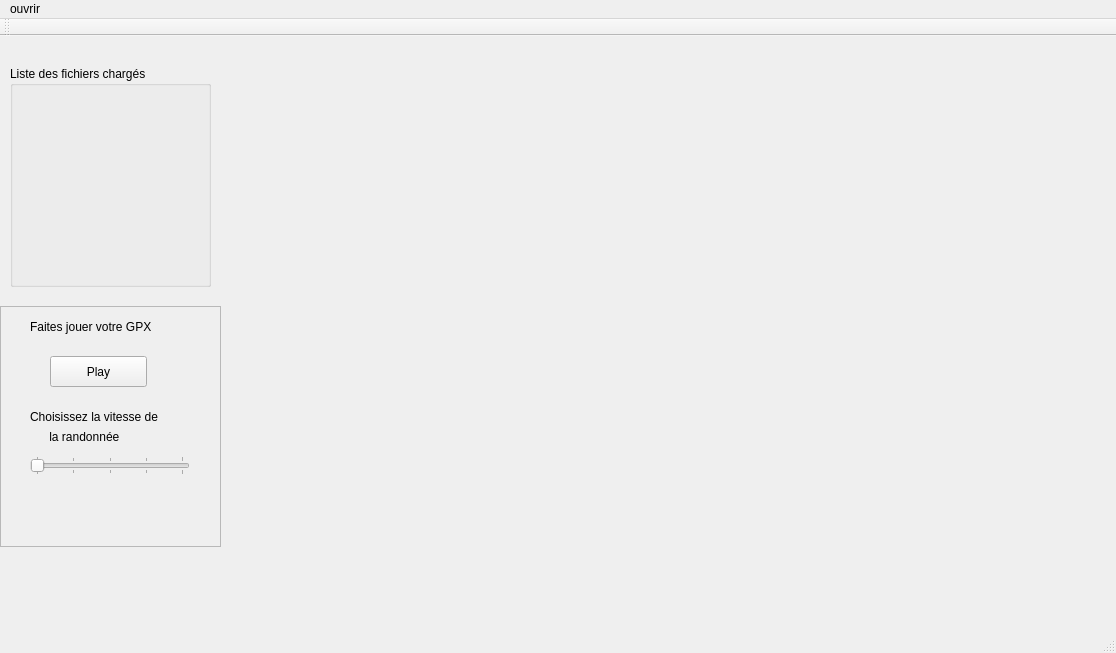
<?xml version="1.0" encoding="UTF-8"?>
<ui version="4.0">
 <class>MainWindow</class>
 <widget class="QMainWindow" name="MainWindow">
  <property name="geometry">
   <rect>
    <x>0</x>
    <y>0</y>
    <width>1116</width>
    <height>653</height>
   </rect>
  </property>
  <property name="windowTitle">
   <string>MainWindow</string>
  </property>
  <widget class="QWidget" name="centralWidget">
   <widget class="QGroupBox" name="groupBox">
    <property name="geometry">
     <rect>
      <x>10</x>
      <y>30</y>
      <width>201</width>
      <height>221</height>
     </rect>
    </property>
    <property name="title">
     <string>Liste des fichiers chargés</string>
    </property>
   </widget>
   <widget class="SimpleViewer" name="widgetZoneVisu" native="true">
    <property name="geometry">
     <rect>
      <x>230</x>
      <y>40</y>
      <width>881</width>
      <height>551</height>
     </rect>
    </property>
   </widget>
   <widget class="QFrame" name="frame">
    <property name="geometry">
     <rect>
      <x>0</x>
      <y>270</y>
      <width>221</width>
      <height>241</height>
     </rect>
    </property>
    <property name="frameShape">
     <enum>QFrame::StyledPanel</enum>
    </property>
    <property name="frameShadow">
     <enum>QFrame::Raised</enum>
    </property>
    <widget class="QLabel" name="label">
     <property name="geometry">
      <rect>
       <x>30</x>
       <y>10</y>
       <width>201</width>
       <height>21</height>
      </rect>
     </property>
     <property name="text">
      <string>Faites jouer votre GPX</string>
     </property>
    </widget>
    <widget class="QPushButton" name="play">
     <property name="geometry">
      <rect>
       <x>50</x>
       <y>50</y>
       <width>97</width>
       <height>31</height>
      </rect>
     </property>
     <property name="text">
      <string>Play</string>
     </property>
    </widget>
    <widget class="QLabel" name="label_2">
     <property name="geometry">
      <rect>
       <x>30</x>
       <y>100</y>
       <width>271</width>
       <height>21</height>
      </rect>
     </property>
     <property name="text">
      <string>Choisissez la vitesse de</string>
     </property>
    </widget>
    <widget class="QLabel" name="label_3">
     <property name="geometry">
      <rect>
       <x>46</x>
       <y>120</y>
       <width>111</width>
       <height>21</height>
      </rect>
     </property>
     <property name="text">
      <string> la randonnée</string>
     </property>
    </widget>
    <widget class="QSlider" name="horizontalSlider">
     <property name="geometry">
      <rect>
       <x>30</x>
       <y>150</y>
       <width>160</width>
       <height>19</height>
      </rect>
     </property>
     <property name="minimum">
      <number>1</number>
     </property>
     <property name="maximum">
      <number>5</number>
     </property>
     <property name="singleStep">
      <number>1</number>
     </property>
     <property name="pageStep">
      <number>1</number>
     </property>
     <property name="orientation">
      <enum>Qt::Horizontal</enum>
     </property>
     <property name="tickPosition">
      <enum>QSlider::TicksBothSides</enum>
     </property>
     <property name="tickInterval">
      <number>1</number>
     </property>
    </widget>
   </widget>
  </widget>
  <widget class="QMenuBar" name="menuBar">
   <property name="geometry">
    <rect>
     <x>0</x>
     <y>0</y>
     <width>1116</width>
     <height>29</height>
    </rect>
   </property>
   <widget class="QMenu" name="menuOuvrir">
    <property name="title">
     <string>ouvrir</string>
    </property>
    <addaction name="Action_ouvrirMNT"/>
    <addaction name="actionOuvrir_GPX"/>
   </widget>
   <addaction name="menuOuvrir"/>
  </widget>
  <widget class="QToolBar" name="mainToolBar">
   <attribute name="toolBarArea">
    <enum>TopToolBarArea</enum>
   </attribute>
   <attribute name="toolBarBreak">
    <bool>false</bool>
   </attribute>
  </widget>
  <widget class="QStatusBar" name="statusBar"/>
  <action name="Action_ouvrirMNT">
   <property name="text">
    <string>Ouvrir mnt</string>
   </property>
  </action>
  <action name="actionOuvrir_GPX">
   <property name="text">
    <string>Ouvrir GPX</string>
   </property>
  </action>
 </widget>
 <layoutdefault spacing="6" margin="11"/>
 <customwidgets>
  <customwidget>
   <class>SimpleViewer</class>
   <extends>QWidget</extends>
   <header location="global">simpleviewer.h</header>
   <container>1</container>
  </customwidget>
 </customwidgets>
 <resources/>
 <connections/>
</ui>
